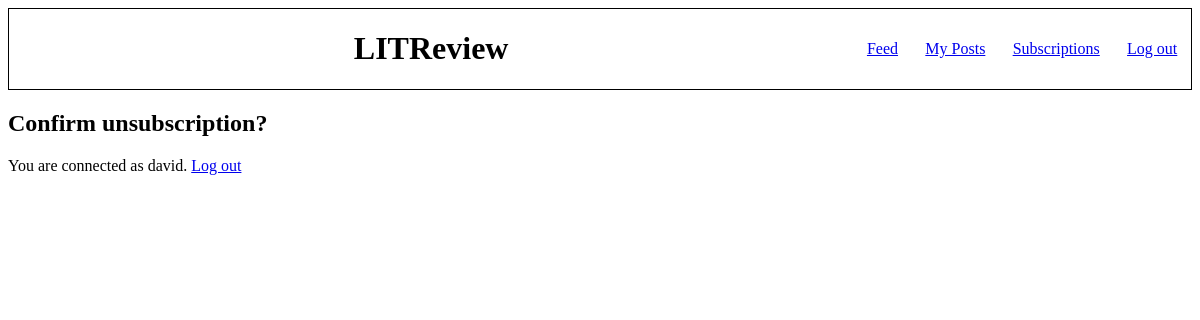
/feedapp/3/unsubscription_page (signed in), run on an earlier commit of the app's database.
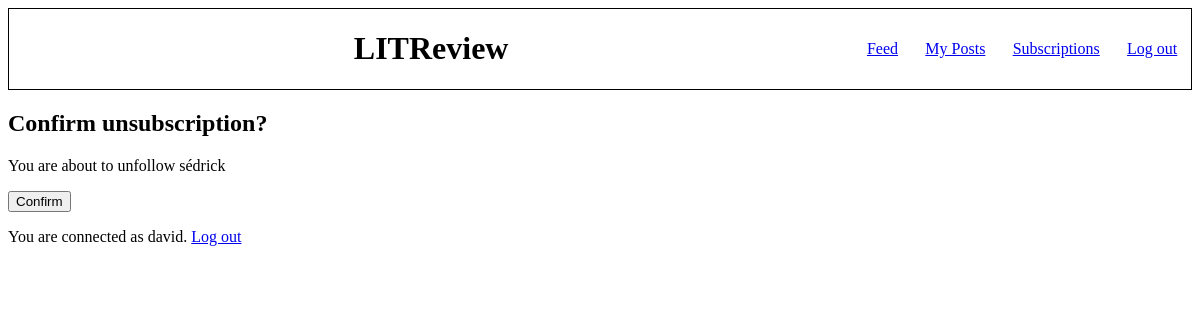
And on a later commit of the database.
### feedapp/models.py (models this page shows)
class UserFollows(models.Model):
    user = models.ForeignKey(to=settings.AUTH_USER_MODEL, on_delete=models.CASCADE)
    followed_user = models.ForeignKey(to=settings.AUTH_USER_MODEL, on_delete=models.CASCADE, related_name='followed_by')
    class Meta:
        unique_together = ('user', 'followed_user')
        constraints = [models.CheckConstraint(check=~models.Q(user=models.F('followed_user')), name='no_self_follow')]

### authentication/models.py (models this page shows)
class User(AbstractUser):
    username = models.CharField(max_length=20, unique=True)
    USERNAME_FIELD = 'username'

### feedapp/views.py (the view)
# urls.py: path('feedapp/<int:user_id>/unsubscription_page', unfollow_user, name='unsubscription_page'),
@login_required
def unfollow_user(request, user_id):
    users_to_unfollow = models.UserFollows.objects.filter(user=request.user, followed_user=user_id)
    form = forms.DeletePostForm()
    if request.method == 'POST':
        if 'delete_post' in request.POST:
            form = forms.DeletePostForm(request.POST)
            if form.is_valid():
                users_to_unfollow.delete()
                return redirect('subscription_page')
    return render(request, 'feedapp/unsubscription_page.html', context={'deletion_form': form,
                                                                        'users_to_unfollow':
                                                                            users_to_unfollow})

### feedapp/templates/feedapp/unsubscription_page.html (shortened to what this page needs)
{% extends 'base.html' %}
    {% block content %}
        <h2>Confirm unsubscription?</h2>
        {% for user_to_unfollow in users_to_unfollow %}
            <p>You are about to unfollow {{ user_to_unfollow.followed_user.username }}</p>
             <form method="post">
                 <button type="submit">Confirm</button>
            </form>
        {% endfor %}
    {% endblock content %}

What changed in the data, as far as the page shows it:
added UserFollows: followed_user.username "sédrick"
